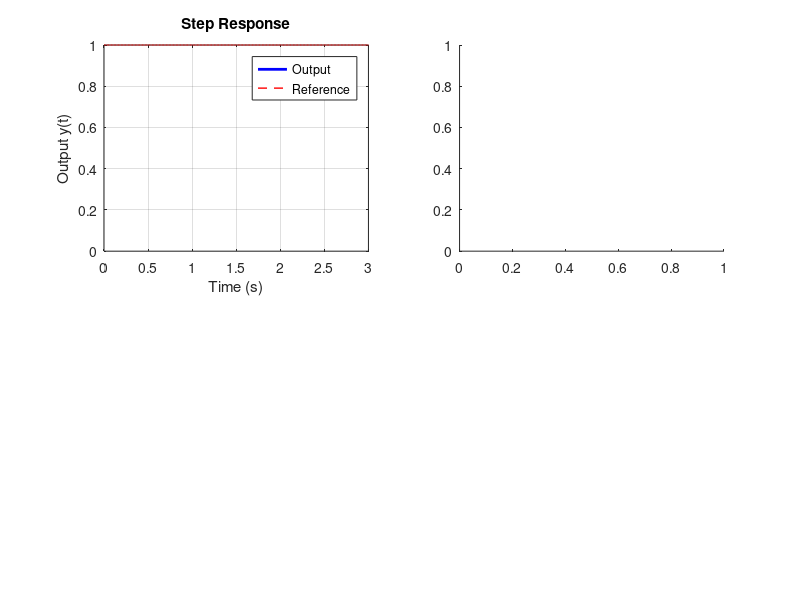

Reproduce this figure in MATLAB. (Note: this script raises an error after producing the figure.)
%% STATE-SPACE POLE PLACEMENT FOR PLANT WITH ZERO AT ORIGIN
% Alternative method: State feedback + feedforward (NO integral augmentation)
% Plant: G(s) = 5.758*s / (s^2 + 0.2016*s - 12.68)

clear; clc; close all;

%% PLANT DEFINITION
fprintf('=== STATE FEEDBACK + FEEDFORWARD DESIGN ===\n\n');

G_num = [5.758 0];
G_den = [1 0.2016 -12.68];

s = tf('s');
G = tf(G_num, G_den);

fprintf('Plant: G(s) = 5.758*s / (s² + 0.2016*s - 12.68)\n');
fprintf('⚠ Plant has ZERO at s=0 → Cannot use standard integral augmentation\n\n');

%% STATE-SPACE CONVERSION
sys_ss = ss(G);
A = sys_ss.A;
B = sys_ss.B;
C = sys_ss.C;
D = sys_ss.D;

fprintf('State-Space Matrices:\n');
fprintf('A:\n'); disp(A);
fprintf('B:\n'); disp(B);
fprintf('C:\n'); disp(C);

% Check controllability
Cm = ctrb(A, B);
n = size(A, 1);
if rank(Cm) == n
    fprintf('✓ System is controllable (rank = %d)\n\n', rank(Cm));
else
    fprintf('✗ System is NOT controllable\n\n');
    return;
end

%% DESIRED POLES
zeta = 0.7;
wn = 8.0;
wd = wn * sqrt(1 - zeta^2);

desired_poles = [-zeta*wn + 1i*wd, -zeta*wn - 1i*wd];

fprintf('Desired Closed-Loop Poles:\n');
fprintf('  %.2f ± %.2fj (ζ=%.2f, ωn=%.1f rad/s)\n\n', ...
    real(desired_poles(1)), imag(desired_poles(1)), zeta, wn);

%% STATE FEEDBACK GAIN (Pole Placement)
K = place(A, B, desired_poles);

fprintf('State Feedback Gain:\n');
fprintf('K = [%.4f, %.4f]\n\n', K(1), K(2));

% Verify closed-loop poles
A_cl = A - B*K;
poles_achieved = eig(A_cl);
fprintf('Achieved Poles:\n');
fprintf('  %.4f ± %.4fj\n\n', real(poles_achieved(1)), imag(poles_achieved(1)));

%% FEEDFORWARD GAIN FOR ZERO STEADY-STATE ERROR
% For zero SSE: DC gain of closed-loop must equal 1
% T(0) = C*(0 - A_cl)^(-1)*B*N = 1
% Solve for N (feedforward gain)

% At steady-state (s=0): y_ss = -C*A_cl^(-1)*B*N*r_ss
% Want: y_ss = r_ss → N = -1 / (C * inv(A_cl) * B)

N = -1 / (C * inv(A_cl) * B);

fprintf('Feedforward Gain for Zero SSE:\n');
fprintf('N = %.4f\n\n', N);

%% FORM CLOSED-LOOP SYSTEM
% u = N*r - K*x
% Closed-loop: x_dot = A*x + B*(N*r - K*x) = (A - B*K)*x + B*N*r

B_cl = B * N;  % Reference input matrix
sys_cl = ss(A_cl, B_cl, C, D);

%% SIMULATE STEP RESPONSE
t = 0:0.001:3;
[y, t_out, x] = step(sys_cl, t);

% Performance metrics
final_value = y(end);
peak_value = max(y);
peak_time = t_out(find(y == peak_value, 1));
overshoot = ((peak_value - final_value) / final_value) * 100;

idx_10 = find(y >= 0.10 * final_value, 1);
idx_90 = find(y >= 0.90 * final_value, 1);
rise_time = t_out(idx_90) - t_out(idx_10);

settling_band = 0.02 * abs(final_value);
settled_idx = find(abs(y - final_value) <= settling_band, 1);
settling_time = t_out(settled_idx);

sse = 1.0 - final_value;
sse_percent = sse * 100;

fprintf('Step Response Performance:\n');
fprintf('  Rise Time: %.3f s\n', rise_time);
fprintf('  Settling Time: %.3f s\n', settling_time);
fprintf('  Overshoot: %.2f%%\n', overshoot);
fprintf('  Final Value: %.4f\n', final_value);
fprintf('  Steady-State Error: %.2e (%.4f%%)\n', sse, abs(sse_percent));

if abs(sse) < 0.01
    fprintf('  ✓ Zero steady-state error!\n');
end
if overshoot < 5
    fprintf('  ✓ Overshoot < 5%%!\n');
end

%% PLOT RESULTS
figure('Position', [100 100 1200 600]);

subplot(2,2,1);
plot(t_out, y, 'b-', 'LineWidth', 2); hold on;
plot(t_out, ones(size(t_out)), 'r--', 'LineWidth', 1);
grid on; xlabel('Time (s)'); ylabel('Output y(t)');
title('Step Response');
legend('Output', 'Reference');

subplot(2,2,2);
pzmap(sys_cl); grid on;
title('Closed-Loop Pole-Zero Map');

subplot(2,2,3);
plot(t_out, x); grid on;
xlabel('Time (s)'); ylabel('States');
title('State Trajectories');
legend('x_1', 'x_2');

subplot(2,2,4);
u = N - K*x';
plot(t_out, u, 'LineWidth', 2); grid on;
xlabel('Time (s)'); ylabel('Control u(t)');
title('Control Input');

%% SUMMARY
fprintf('\n=== DESIGN SUMMARY ===\n');
fprintf('Controller Structure: u(t) = N*r(t) - K*x(t)\n');
fprintf('  State feedback: K = [%.4f, %.4f]\n', K(1), K(2));
fprintf('  Feedforward: N = %.4f\n', N);
fprintf('\nThis avoids the integral augmentation problem!\n');
fprintf('Zero SSE achieved through proper feedforward gain.\n');
